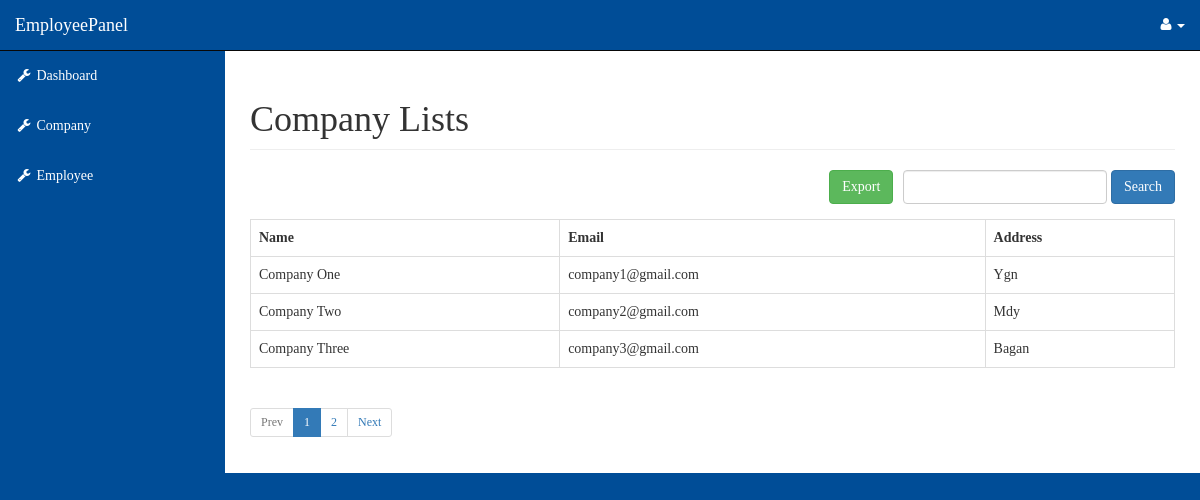
/admin/employee/company_list.php, run on the app's committed database.
### tables this page shows
CREATE TABLE `company` (
  `company_id` int(255) NOT NULL,
  `company_name` varchar(255) NOT NULL,
  `company_email` varchar(255) NOT NULL,
  `company_address` varchar(255) NOT NULL
);

### admin/function/common.php (called while the page is built, shortened)
<?php
   class Common{
      function __construct()
      {
         $this->pdo = new PDO(DSN, ROOT, ROOT_PASS);
      }
}
 ?>

### admin/employee/company_list.php (the view, shortened to what this page needs)
<?php
    include_once "include/staff_header.php";
    include_once "include/staff_nav.php";
    include_once '../function/pagination.php';
    $commons = new Common;
    $limit      = ( isset( $_GET['limit'] ) ) ? $_GET['limit'] : 3;
    $page       = ( isset( $_GET['page'] ) ) ? $_GET['page'] : 1;
    $links      = ( isset( $_GET['links'] ) ) ? $_GET['links'] : 7;
    if (!empty($_POST["search"]) || !empty($_SESSION['input'])) {
        if (!empty($_POST['search'])) {
            $_SESSION['input'] = $_POST['search_value'];
            $search_value = $_POST['search_value'];
        } else {
            $search_value = $_SESSION['input'];
        }
        $query = "SELECT * FROM company WHERE title company_name '%$search_value%' OR company_email LIKE '%$search_value%' OR company_address LIKE '%$search_value%'";
    } else {
        $query = "SELECT * FROM company ORDER BY company_id";
    }
    $paginator  = new Pagination( $commons->pdo, $query );
    $results    = $paginator->getData( $limit, $page );
?>
        <div id="page-wrapper">
            <div class="container-fluid">
                <div class="row">
                    <div class="col-lg-12">
                        <h1 class="page-header">
                            Company Lists
                        </h1>
                    </div>
                    <div class="col-md-12">
                        <form class="form-inline search-box" action="" method="POST">
                            <input class="form-control mr-sm-2" name="search_value" required type="text" value="
                                <?php if (!empty($_POST['search_value']) && empty($_SESSION['input'])) {
                                    echo $_POST['search_value'];
                                }
                                if (!empty($_SESSION['input'])) {
                                    echo $_SESSION['input'];
                                } ?>" class="form-control bg-light border-0 small" placeholder="Search for..." aria-label="Search" aria-describedby="basic-addon2">
                            <button class="btn btn-primary" type="submit" name="search">Search</button>
                        </form>
                        <span class="export-btn"><a href="../function/csv_export.php" class="btn btn-success "><i class="dwn"></i> Export</a></span>
                    </div>
                    <div class="col-md-12">
                        <div class="table-responsive">
                            <table class="table table-bordered">
                                <tr>
                                    <th>Name</th>
                                    <th>Email</th>
                                    <th>Address</th>
                                </tr>
                                <?php for( $i = 0; $i < count( $results->data ); $i++ ) : ?>
                                        <tr>
                                                <td><?php echo $results->data[$i]['company_name']; ?></td>
                                                <td><?php echo $results->data[$i]['company_email']; ?></td>
                                                <td><?php echo $results->data[$i]['company_address']; ?></td>
                                        </tr>
                                <?php endfor; ?>
                            </table>
                            <?php echo $paginator->createLinks( $links, 'pagination pagination-sm' ); ?>
                        </div>
                    </div>
                </div>
            </div>
        </div>
    <?php include_once "include/staff_footer.php"; ?>

### admin/css/sb-admin.css (style rules this page uses)
body { margin-top: 100px; background-color: #222; }
@media (min-width:768px) { body { margin-top: 50px; } }
#page-wrapper { width: 100%; padding: 0; background-color: #fff; }
@media (min-width:768px) { #page-wrapper { padding: 10px; } }

### admin/css/style.css (style rules this page uses)
th { font-family: Century Gothic; }
.search-box { float: right!important; margin-bottom: 15px!important; }
.export-btn { float: right!important; padding-right: 10px; }

### data on the page
company: company_name "Company One", company_email "company1@gmail.com", company_address "Ygn"
company: company_name "Company Two", company_email "company2@gmail.com", company_address "Mdy"
company: company_name "Company Three", company_email "company3@gmail.com", company_address "Bagan"
